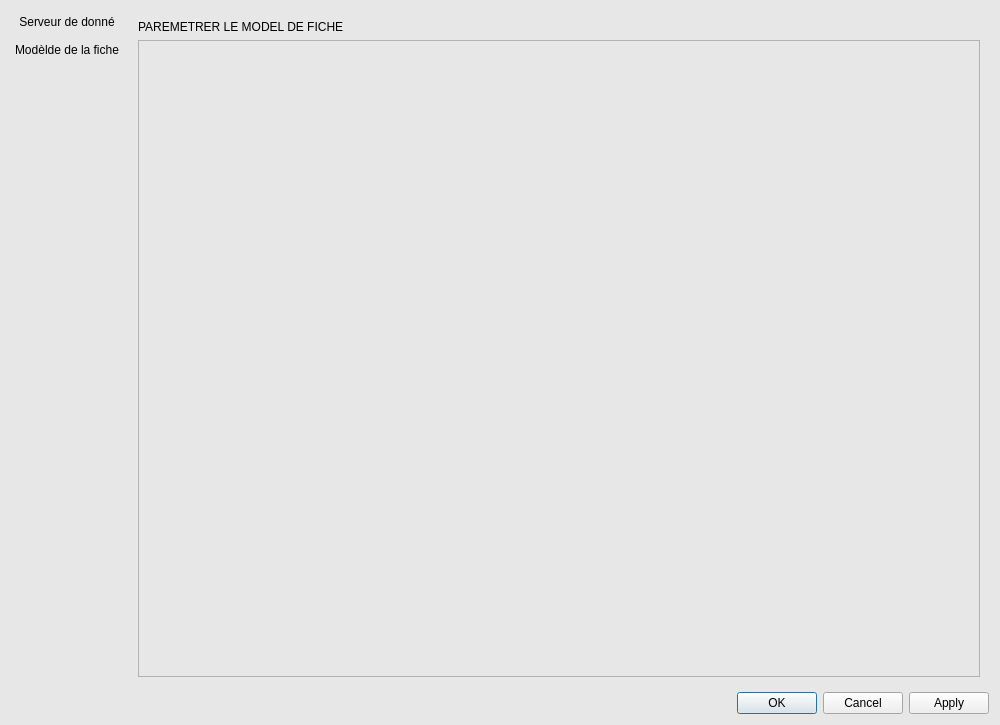
<?xml version="1.0" encoding="UTF-8"?>
<ui version="4.0">
 <class>PARAMETRE</class>
 <widget class="QDialog" name="PARAMETRE">
  <property name="geometry">
   <rect>
    <x>0</x>
    <y>0</y>
    <width>1000</width>
    <height>725</height>
   </rect>
  </property>
  <property name="minimumSize">
   <size>
    <width>900</width>
    <height>300</height>
   </size>
  </property>
  <property name="palette">
   <palette>
    <active>
     <colorrole role="Mid">
      <brush brushstyle="SolidPattern">
       <color alpha="255">
        <red>73</red>
        <green>118</green>
        <blue>160</blue>
       </color>
      </brush>
     </colorrole>
     <colorrole role="Base">
      <brush brushstyle="SolidPattern">
       <color alpha="255">
        <red>255</red>
        <green>255</green>
        <blue>255</blue>
       </color>
      </brush>
     </colorrole>
     <colorrole role="Window">
      <brush brushstyle="SolidPattern">
       <color alpha="255">
        <red>231</red>
        <green>231</green>
        <blue>231</blue>
       </color>
      </brush>
     </colorrole>
    </active>
    <inactive>
     <colorrole role="Mid">
      <brush brushstyle="SolidPattern">
       <color alpha="255">
        <red>73</red>
        <green>118</green>
        <blue>160</blue>
       </color>
      </brush>
     </colorrole>
     <colorrole role="Base">
      <brush brushstyle="SolidPattern">
       <color alpha="255">
        <red>255</red>
        <green>255</green>
        <blue>255</blue>
       </color>
      </brush>
     </colorrole>
     <colorrole role="Window">
      <brush brushstyle="SolidPattern">
       <color alpha="255">
        <red>231</red>
        <green>231</green>
        <blue>231</blue>
       </color>
      </brush>
     </colorrole>
    </inactive>
    <disabled>
     <colorrole role="Mid">
      <brush brushstyle="SolidPattern">
       <color alpha="255">
        <red>73</red>
        <green>118</green>
        <blue>160</blue>
       </color>
      </brush>
     </colorrole>
     <colorrole role="Base">
      <brush brushstyle="SolidPattern">
       <color alpha="255">
        <red>231</red>
        <green>231</green>
        <blue>231</blue>
       </color>
      </brush>
     </colorrole>
     <colorrole role="Window">
      <brush brushstyle="SolidPattern">
       <color alpha="255">
        <red>231</red>
        <green>231</green>
        <blue>231</blue>
       </color>
      </brush>
     </colorrole>
    </disabled>
   </palette>
  </property>
  <property name="windowTitle">
   <string>Dialog</string>
  </property>
  <layout class="QVBoxLayout" name="verticalLayout_2">
   <item>
    <layout class="QHBoxLayout" name="horizontalLayout">
     <item>
      <layout class="QVBoxLayout" name="verticalLayout">
       <item>
        <widget class="QPushButton" name="DBButton">
         <property name="text">
          <string>Serveur de donné</string>
         </property>
         <property name="flat">
          <bool>true</bool>
         </property>
        </widget>
       </item>
       <item>
        <widget class="QPushButton" name="ModeleBtn">
         <property name="enabled">
          <bool>true</bool>
         </property>
         <property name="text">
          <string>Modèlde de la fiche</string>
         </property>
         <property name="default">
          <bool>false</bool>
         </property>
         <property name="flat">
          <bool>true</bool>
         </property>
        </widget>
       </item>
       <item>
        <spacer name="verticalSpacer">
         <property name="orientation">
          <enum>Qt::Vertical</enum>
         </property>
         <property name="sizeHint" stdset="0">
          <size>
           <width>20</width>
           <height>40</height>
          </size>
         </property>
        </spacer>
       </item>
      </layout>
     </item>
     <item>
      <widget class="QStackedWidget" name="stackedWidget">
       <property name="currentIndex">
        <number>1</number>
       </property>
       <widget class="QWidget" name="serveur">
        <layout class="QVBoxLayout" name="verticalLayout_4">
         <item>
          <layout class="QVBoxLayout" name="serverLayout">
           <item>
            <widget class="QLabel" name="stitle">
             <property name="maximumSize">
              <size>
               <width>16777215</width>
               <height>35</height>
              </size>
             </property>
             <property name="font">
              <font>
               <pointsize>14</pointsize>
               <weight>50</weight>
               <bold>false</bold>
               <underline>false</underline>
               <strikeout>false</strikeout>
              </font>
             </property>
             <property name="text">
              <string>SERVEUR DE DONNEE</string>
             </property>
            </widget>
           </item>
           <item>
            <widget class="QLabel" name="message">
             <property name="maximumSize">
              <size>
               <width>16777215</width>
               <height>25</height>
              </size>
             </property>
             <property name="inputMethodHints">
              <set>Qt::ImhNone</set>
             </property>
             <property name="text">
              <string>                           Aucune changement n'a été faite</string>
             </property>
            </widget>
           </item>
           <item>
            <layout class="QFormLayout" name="formLayout">
             <property name="verticalSpacing">
              <number>25</number>
             </property>
             <property name="topMargin">
              <number>15</number>
             </property>
             <item row="0" column="0">
              <widget class="QLabel" name="label">
               <property name="text">
                <string>Host Name:</string>
               </property>
              </widget>
             </item>
             <item row="0" column="1">
              <widget class="QLineEdit" name="host">
               <property name="maximumSize">
                <size>
                 <width>16777215</width>
                 <height>20</height>
                </size>
               </property>
              </widget>
             </item>
             <item row="1" column="0">
              <widget class="QLabel" name="label_2">
               <property name="text">
                <string>UserName</string>
               </property>
              </widget>
             </item>
             <item row="1" column="1">
              <widget class="QLineEdit" name="un"/>
             </item>
             <item row="2" column="0">
              <widget class="QLabel" name="label_3">
               <property name="text">
                <string>Password</string>
               </property>
              </widget>
             </item>
             <item row="2" column="1">
              <widget class="QLineEdit" name="pass"/>
             </item>
             <item row="3" column="0">
              <widget class="QLabel" name="label_4">
               <property name="text">
                <string>Database Name</string>
               </property>
              </widget>
             </item>
             <item row="3" column="1">
              <widget class="QLineEdit" name="dbname"/>
             </item>
             <item row="4" column="0">
              <widget class="QLabel" name="label_10">
               <property name="text">
                <string>Port</string>
               </property>
              </widget>
             </item>
             <item row="4" column="1">
              <widget class="QLineEdit" name="port"/>
             </item>
            </layout>
           </item>
          </layout>
         </item>
        </layout>
       </widget>
       <widget class="QWidget" name="modele">
        <layout class="QVBoxLayout" name="verticalLayout_3">
         <item>
          <widget class="QLabel" name="label_5">
           <property name="text">
            <string>PAREMETRER LE MODEL DE FICHE</string>
           </property>
          </widget>
         </item>
         <item>
          <widget class="QScrollArea" name="scrollArea">
           <property name="widgetResizable">
            <bool>true</bool>
           </property>
           <widget class="QWidget" name="scrollAreaWidgetContents">
            <property name="geometry">
             <rect>
              <x>0</x>
              <y>0</y>
              <width>852</width>
              <height>637</height>
             </rect>
            </property>
            <layout class="QVBoxLayout" name="verticalLayout_5">
             <item>
              <layout class="QVBoxLayout" name="modeleMenuLayout"/>
             </item>
            </layout>
           </widget>
          </widget>
         </item>
        </layout>
       </widget>
       <widget class="QWidget" name="preference">
        <widget class="QWidget" name="verticalLayoutWidget_4">
         <property name="geometry">
          <rect>
           <x>70</x>
           <y>60</y>
           <width>271</width>
           <height>261</height>
          </rect>
         </property>
         <layout class="QVBoxLayout" name="preferenceLayout">
          <item>
           <widget class="QLabel" name="label_9">
            <property name="text">
             <string>PREFERENCES</string>
            </property>
           </widget>
          </item>
         </layout>
        </widget>
       </widget>
      </widget>
     </item>
    </layout>
   </item>
   <item>
    <widget class="QDialogButtonBox" name="confirmationBtn">
     <property name="enabled">
      <bool>true</bool>
     </property>
     <property name="orientation">
      <enum>Qt::Horizontal</enum>
     </property>
     <property name="standardButtons">
      <set>QDialogButtonBox::Apply|QDialogButtonBox::Cancel|QDialogButtonBox::Ok</set>
     </property>
    </widget>
   </item>
  </layout>
 </widget>
 <resources/>
 <connections>
  <connection>
   <sender>confirmationBtn</sender>
   <signal>accepted()</signal>
   <receiver>PARAMETRE</receiver>
   <slot>accept()</slot>
   <hints>
    <hint type="sourcelabel">
     <x>248</x>
     <y>254</y>
    </hint>
    <hint type="destinationlabel">
     <x>157</x>
     <y>274</y>
    </hint>
   </hints>
  </connection>
  <connection>
   <sender>confirmationBtn</sender>
   <signal>rejected()</signal>
   <receiver>PARAMETRE</receiver>
   <slot>reject()</slot>
   <hints>
    <hint type="sourcelabel">
     <x>316</x>
     <y>260</y>
    </hint>
    <hint type="destinationlabel">
     <x>286</x>
     <y>274</y>
    </hint>
   </hints>
  </connection>
 </connections>
</ui>
